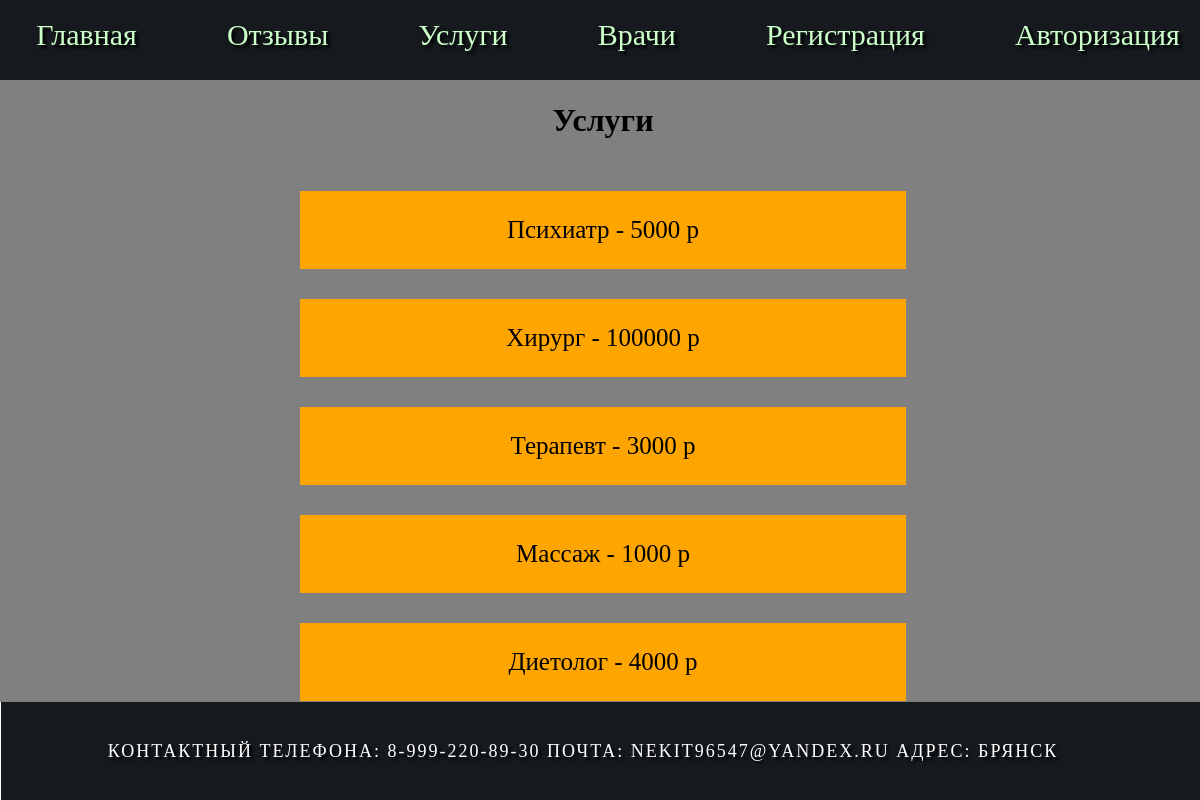
Screenshot of /uslugi with the database file from the repository.
### tables this page shows
CREATE TABLE uslugi (
id integer primary key autoincrement,
usluga text not null,
zena text not null
);

### bol/routes.py (the view)
@app.route('/uslugi')
def uslugi():
    db = get_db()
    db = FDataBase(db)
    print(db.getUsl())
    return render_template('uslugi.html', title='Услуги', menu=menu, uslugi=db.getUsl())

### bol/bd_exe.py (called while the page is built)
def connect_db():
    conn = sqlite3.connect(app.config['DATABASE'])
    conn.row_factory = sqlite3.Row
    return conn

    def getUsl(self):
        sql = 'SELECT * FROM uslugi'
        try:
            self.__cursor.execute(sql)
            res = self.__cursor.fetchall()
            if res: return res;
        except:
            print('Ошибка чтения бд')
        return ()

### bol/routes.py (called while the page is built)
def get_db():
    if not hasattr(g,'link_db'):
        g.link_db = connect_db()
    return g.link_db

### bol/templates/uslugi.html
{% extends "base.html" %}
{% block content %}
{{super()}}
<div class="wrapper">
<h1>Услуги</h1>
{%- block uslugi -%}
        {% for n in uslugi -%}
        <div class="uslug">
        <p>{{ n['usluga']}} - {{ n['zena'] }}</p>
        </div>
        {% endfor -%}
{%- endblock uslugi -%}
</div>
{% endblock %}

### bol/templates/base.html (shortened to what this page needs)
<!DOCTYPE html>
<html lang="en">
<head>
    <link type="text/css" href="{{url_for('static', filename='css/styles.css')}}" rel="stylesheet" />
</head>
<body>
{% block content -%}
            {%-  block mainmenu -%}
                <ul class="mainmenu">
                    {% for m in menu -%}
                    <li>  <a href="{{m['url']}}"> {{m['name']}} </a> </li>
                    {% endfor -%}
                </ul>
            {% endblock mainmenu -%}
{% endblock %}
<div class="footer-block">
    <p>Контактный телефона: 8-999-220-89-30 Почта: nekit96547@yandex.ru Адрес: Брянск</p>
</div>
</body>
</html>

### bol/static/css/styles.css (style rules this page uses)
html, body { font-family: 'Calibri'; margin: 0 auto; padding: 0; height: 100%; width: 1206px; }
a { color: #0059b2; text-decoration: none; }
ul.mainmenu { display: flex; justify-content: center; list-style: none; background: #161a1e; height: 80px; margin: 0; border-bottom: 1px solid gray; padding: 0; font-size: 30px; overflow: hidden; text-shadow: 3px 3px 3px #000; }
ul.mainmenu li { text-shadow: 3px 3px 3px #000; margin: 18px 40px 0 50px; }
ul.mainmenu li a { text-shadow: 3px 3px 3px #000; color: #CCFFCA; text-decoration: none; }
h1 { text-align: center; }
.wrapper { background-color: #808080; padding-bottom: 1px; display: flex; flex-direction: column; gap: 20px; }
.uslug { display: flex; margin-top: 10px; background: #ffa500; justify-content: center; margin-left: 300px; margin-right: 300px; }
.uslug p { font-size: 25px; }
.footer-block { width: 1205px; margin: 0px auto; height: 100px; display: flex; justify-content: center; align-items: center; background-color:#161a1e; color:white; text-shadow: 3px 3px 3px #000; font-weight: 400; letter-spacing: 2px; font-size: 18px; text-transform: uppercase; }

### rows the page displays
uslugi: usluga "Психиатр", zena "5000 р"
uslugi: usluga "Хирург", zena "100000 р"
uslugi: usluga "Терапевт", zena "3000 р"
uslugi: usluga "Массаж", zena "1000 р"
uslugi: usluga "Диетолог", zena "4000 р"

### other values shown
{{ m['name'] }} "Главная" "Отзывы" "Услуги" "Врачи" "Регистрация" "Авторизация"
